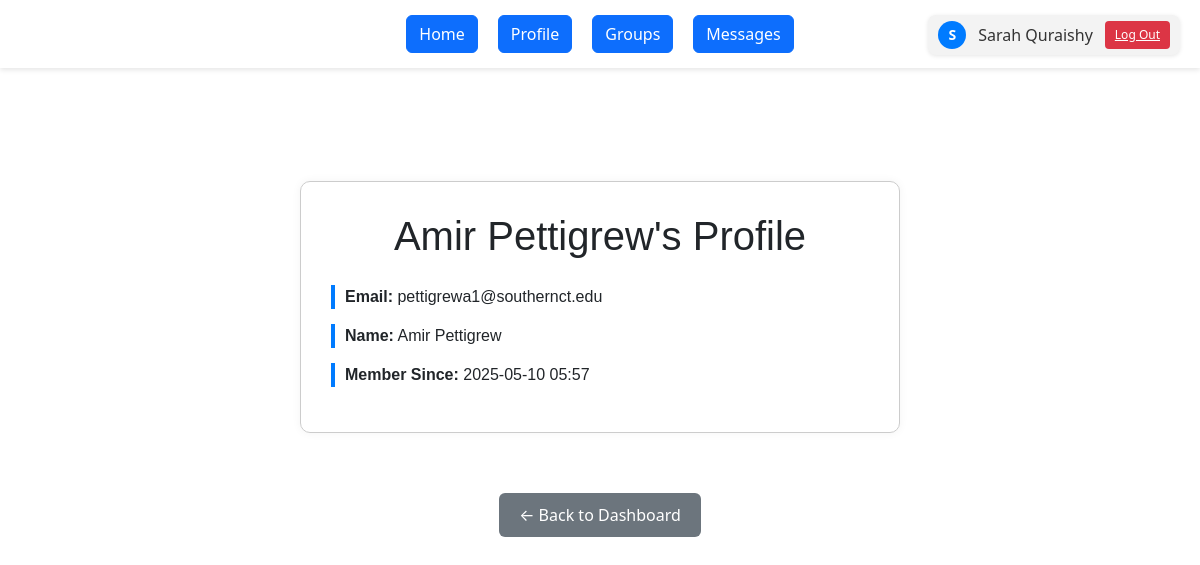
Screenshot of /profile/1 (signed in) with the database file from the repository.
### app/models/models.py (models this page shows)
class User(UserMixin, db.Model):
    __tablename__ = 'users'
    id = db.Column(db.Integer, primary_key=True)
    southern_email = db.Column(db.String(120), unique=True, nullable=False)
    name = db.Column(db.String(100), nullable=False)
    password_hash = db.Column(db.String(128), nullable=False)
    created_at = db.Column(db.DateTime, default=datetime.utcnow)
    groups = db.relationship('StudyGroup', backref='creator', lazy=True)
    memberships = db.relationship('Membership', backref='user', lazy=True)
    forums = db.relationship('Forum', backref='forum_creator', lazy=True)
    sent_messages = db.relationship('Message', foreign_keys='Message.sender_id', backref='sender', lazy=True)
    received_messages = db.relationship('Message', foreign_keys='Message.receiver_id', backref='receiver', lazy=True)
    thread_posts = db.relationship('ThreadMessage', foreign_keys='ThreadMessage.author_id', backref='author', lazy=True)

### app/routes/main.py (the view)
@main_bp.route('/profile/<int:user_id>')
@login_required
def profile_view(user_id):
    user = User.query.get_or_404(user_id)
    group_id = request.args.get("group_id")  # Get optional group ID
    unread_count = Message.query.filter_by(receiver_id=current_user.id, is_read=False).count()
    return render_template(
        'profile_view.html',
        user=user,
        group_id=group_id,
        unread_count=unread_count
    )

### app/__init__.py (called while the page is built)
def create_app(config_object=DevelopmentConfig):
    app = Flask(__name__, instance_relative_config=True)
    app.config.from_object(config_object)
    db.init_app(app)
    login_manager.init_app(app)
    @login_manager.user_loader
    def load_user(user_id):
        from app.models.models import User
        return User.query.get(int(user_id))
    from app.routes.auth import auth_bp
    from app.routes.main import main_bp
    app.register_blueprint(auth_bp)
    app.register_blueprint(main_bp)
    from app.routes.threads import threads_bp
    app.register_blueprint(threads_bp)
    @app.route('/')
    def root():
        return redirect(url_for('auth.login'))
    with app.app_context():
        db.create_all()
    return app

### app/templates/profile_view.html (shortened to what this page needs)
{% extends "base.html" %}
{% block content %}
<link rel="stylesheet" href="{{ url_for('static', filename='dashboard_styles.css') }}">
<link rel="stylesheet" href="{{ url_for('static', filename='bootstrap.css') }}">
  <div class="profile-container" style="
    max-width: 600px;
    margin: 60px auto;
    padding: 30px;
    background-color: #fff;
    border-radius: 10px;
    box-shadow: 0 0 10px rgba(0,0,0,0.05);
  ">
    <h1 style="text-align: center; margin-bottom: 25px;">{{ user.name }}'s Profile</h1>
    <p style="font-size: 16px; margin-bottom: 15px;"><strong>Email:</strong> {{ user.southern_email }}</p>
    <p style="font-size: 16px; margin-bottom: 15px;"><strong>Name:</strong> {{ user.name }}</p>
    <p style="font-size: 16px; margin-bottom: 15px;"><strong>Member Since:</strong> {{ user.created_at.strftime('%Y-%m-%d %H:%M') }}</p>
  </div>
  <div style="text-align: center; margin-top: 30px;">
    {% if group_id %}
      <a href="{{ url_for('main.view_group', group_id=group_id) }}">
        <button style="
          padding: 10px 20px;
          background-color: #007bff;
          color: white;
          border: none;
          border-radius: 6px;
          cursor: pointer;
        ">← Back to Group</button>
      </a>
    {% else %}
      <a href="{{ url_for('main.dashboard') }}">
        <button style="
          padding: 10px 20px;
          background-color: #6c757d;
          color: white;
          border: none;
          border-radius: 6px;
          cursor: pointer;
        ">← Back to Dashboard</button>
      </a>
    {% endif %}
  </div>
{% endblock %}

### app/templates/base.html (shortened to what this page needs)
<!DOCTYPE html>
<html lang="en">
<head>
  <link rel="stylesheet" href="{{ url_for('static', filename='base_styles.css') }}">
  <link rel="stylesheet" href="{{ url_for('static', filename='bootstrap.css') }}">
</head>
<body>
  {% if current_user.is_authenticated %}
    <div class="user-area">
      <a href="{{ url_for('main.profile') }}" class="user-info" style="text-decoration: none;">
        <div class="user-avatar">
          {{ current_user.name[0]|upper }}
        </div>
        <span>{{ current_user.name }}</span>
      </a>
      <a href="{{ url_for('auth.logout') }}" class="logout-button">Log Out</a>
    </div>
    <div class="menu">
      <a href="{{ url_for('main.dashboard') }}"><type="button" class="btn btn-primary"> Home</button></a>
      <a href="{{ url_for('main.profile') }}"><type="button" class="btn btn-primary"> Profile </button></a>
      <a href="{{ url_for('main.view_my_groups') }}"><type="button" class="btn btn-primary"> Groups </button></a>
      <a href="{{ url_for('auth.message') }}"><type="button" class="btn btn-primary">
        Messages
      </button></a>
    </div>
  {% endif %}
  <div class="container">
    {% block content %}{% endblock %}
  </div>
</body>
</html>

### app/static/base_styles.css (style rules this page uses)
body { display: flex; flex-direction: column; align-items: center; font-family: sans-serif; margin: 0; padding: 20px; background-color: #007bff; }
.menu { width: 100%; text-align: center; margin-bottom: 20px; }
.user-area { position: absolute; top: 15px; right: 20px; display: flex; align-items: center; gap: 12px; background-color: #f3f3f3; padding: 6px 10px; border-radius: 8px; box-shadow: 0 1px 4px rgba(0,0,0,0.1); }
.user-info { display: flex; align-items: center; gap: 6px; text-decoration: none; color: #333; }
.user-avatar { width: 28px; height: 28px; background-color: #007bff; color: white; border-radius: 50%; text-align: center; line-height: 28px; font-size: 14px; font-weight: bold; }
.logout-button { background-color: #dc3545; color: white; border: none; padding: 5px 10px; border-radius: 4px; font-size: 12px; cursor: pointer; transition: background-color 0.2s ease; display: inline-block; }
.profile-container { max-width: 600px; margin: 60px auto; padding: 30px; border: 1px solid #ccc; border-radius: 8px; background-color: #fff; box-shadow: 0 0 10px rgba(0,0,0,0.05); font-family: Arial, sans-serif; }
.profile-container h1 { text-align: center; margin-bottom: 20px; }
.profile-container p { font-size: 16px; margin: 10px 0; padding-left: 10px; border-left: 3px solid #007bff; }

### app/static/dashboard_styles.css (style rules this page uses)
body { display: flex; flex-direction: column; align-items: center; font-family: sans-serif; margin: 0; padding: 0px; }
.menu { width: 100%; text-align: center; margin-bottom: 20px; }
.user-info { display: flex; align-items: center; gap: 6px; text-decoration: none; color: #333; }
.user-avatar { width: 28px; height: 28px; background-color: #007bff; color: white; border-radius: 50%; text-align: center; line-height: 28px; font-size: 14px; font-weight: bold; }
.user-area { position: absolute; top: 15px; right: 20px; display: flex; align-items: center; gap: 12px; background-color: #f3f3f3; padding: 6px 10px; border-radius: 8px; box-shadow: 0 1px 4px rgba(0,0,0,0.1); }
.logout-button { background-color: #dc3545; color: white; border: none; padding: 5px 10px; border-radius: 4px; font-size: 12px; cursor: pointer; transition: background-color 0.2s ease; display: inline-block; }
body::before { content: ""; position: fixed; top: 0; left: 0; width: 100%; height: 100%; background-image: url('scsu.svg'); background-size: cover; background-repeat: no-repeat; opacity: 0.4; z-index: -1; pointer-events: none; }
.user-info { display: flex; align-items: center; text-decoration: none; color: #333; }
.user-avatar { width: 28px; height: 28px; background-color: #007bff; color: white; border-radius: 50%; text-align: center; line-height: 28px; font-weight: bold; margin-right: 6px; }
.logout-button { background-color: #dc3545; color: white; border: none; padding: 5px 10px; border-radius: 4px; font-size: 12px; cursor: pointer; transition: background-color 0.2s ease; }
.menu { display: flex; justify-content: center; gap: 20px; background-color: #fff; padding: 15px; box-shadow: 0 2px 5px rgba(0, 0, 0, 0.1); }
.profile-container { max-width: 600px; margin: 100px auto 30px; padding: 30px; background-color: #fff; border-radius: 10px; box-shadow: 0 0 10px rgba(0,0,0,0.05); }
.profile-container h1 { text-align: center; margin-bottom: 30px; }
.profile-container p { font-size: 16px; padding-left: 10px; border-left: 4px solid #007bff; margin-bottom: 15px; }

### rows the page displays
User: name "S", name "Sarah Quraishy"
User: name "Amir Pettigrew", southern_email "pettigrewa1@southernct.edu", created_at "2025-05-10 05:57"
